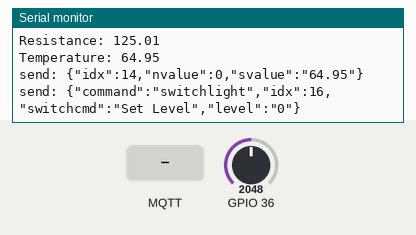
A program run on a simulated ESP32. On the bench: the last lines printed to the serial monitor. The test bench sets the inputs (shaded band); at power-on: GPIO 36 = 2048. WiFi joins after 1.5 s; servers stay silent unless stated; no MQTT or app messages arrive unless stated; not simulated (calls return 0 or success): secret.h.

Above: at 2.9 s.
3.0 s: MQTT message "1" arrives on the first subscribed topic
At 3.6 s:
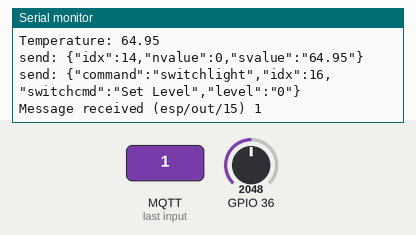
4.5 s: MQTT message "on" arrives on the first subscribed topic
At 4.69 s:
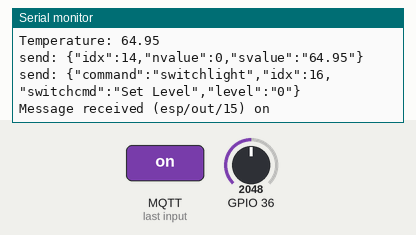
6.0 s: MQTT message "off" arrives on the first subscribed topic
At 6.6 s:
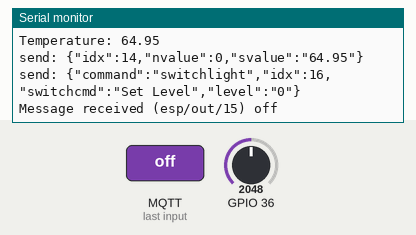
7.5 s: GPIO 36 set to 2177
At 8.5 s:
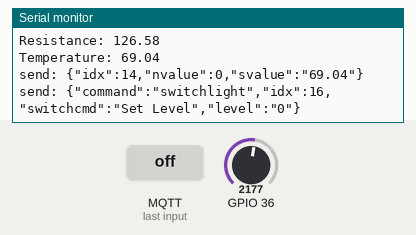
9.0 s: GPIO 36 set to 2097
At 10.1 s:
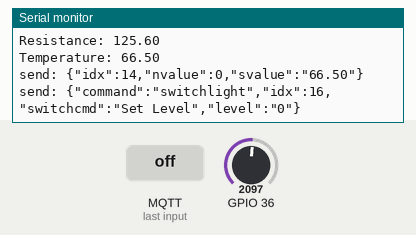
Timing chart, 0 to 11.5 s (numbered marks = the images above; inputs shaded):
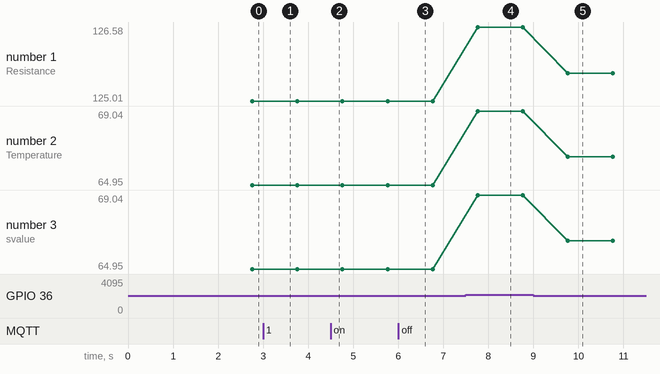

The program:

main.cpp
```cpp
#include <Arduino.h>
#include <WiFi.h>
#include <PubSubClient.h>
#include <ArduinoJson.h>
#include "secret.h"
#include "freertos/FreeRTOS.h"
#include "freertos/timers.h"

#define R_at_0 100.0 // resistance at 273.15 K
#define R_for_1 0.385 // resistance raise for each 1K
#define MAX_R 150 // max resistance for termistor - set to show how it works
#define DELAY 1 // in seconds

#define MQTT_SERVER "1.tcp.eu.ngrok.io"
#define MQTT_PORT 21589

float current_temperature;
float set_temperature = 2137.f;
int clima_heating_state = 0;
unsigned long long cpu_prev_time;


WiFiClient espClient;
PubSubClient client(espClient);

void reconnect() {
  // Loop until we're reconnected
  while (!client.connected()) {
    Serial.println("Attempting MQTT connection...");
    // Attempt to connect
    if (client.connect("", MQTT_USERNAME, MQTT_PASSWORD)) {
      Serial.print("connected as ");
      Serial.println(MQTT_USERNAME);
      client.subscribe("esp/out/15");
    } else {
      Serial.print("failed (");
      Serial.print(client.state());
      Serial.println(") trying again in 3 seconds ...");
      delay(3000);
    }
  }
}

float floatMap(float x, float in_min, float in_max, float out_min, float out_max) {
  return (x - in_min) * (out_max - out_min) / (in_max - in_min) + out_min;
}

void callback(char* topic, byte* payload, unsigned int length) {
  Serial.print("Message received (");
  Serial.print(topic);
  Serial.print(") ");
  for (int i = 0; i < length; ++i) {
    Serial.print((char)payload[i]);
  }
  Serial.println();

  // deserialize json
  StaticJsonDocument<244> document;
  deserializeJson(document, payload, length);

  // read values
  unsigned int idx = document["idx"];
  if(idx == 15) {
    set_temperature = document["svalue1"];
    Serial.println(set_temperature);
  }
}

void requestStateChange() {
  // publish state
  StaticJsonDocument<244> doc;
  doc["command"] = "switchlight";
  doc["idx"] = 16;
  doc["switchcmd"] = "Set Level";
  doc["level"] = String(clima_heating_state);
  char buffer[244];
  serializeJson(doc, buffer);
  client.publish("domoticz/in", buffer);
  Serial.print("send: ");
  Serial.println(buffer);
}

void requestTemperatureChange() {
  // publish state
  StaticJsonDocument<244> doc;
  char buffer[244];
  doc["idx"] = 14;
  doc["nvalue"] = 0;
  doc["svalue"] = String(current_temperature);
  serializeJson(doc, buffer);
  client.publish("domoticz/in", buffer);
  Serial.print("send: ");
  Serial.println(buffer);
}

void setup() {
  Serial.begin(115200);
  delay(256);
  Serial.println();
  Serial.print("Connecting to ");
  Serial.print(SSID);
  Serial.print(" ..");
  WiFi.begin(SSID, PASSWORD);
  while (WiFi.status() != WL_CONNECTED) {
    delay(500);
    Serial.print(".");
  }
  Serial.print("\nConnected to ");
  Serial.print(SSID);
  Serial.print(" as ");
  Serial.println(WiFi.localIP());

  client.setServer(MQTT_SERVER, MQTT_PORT);
  client.setCallback(callback);
  cpu_prev_time = esp_timer_get_time();
}

void loop() {
  if (cpu_prev_time + 1000000  * DELAY < esp_timer_get_time())
  {
    cpu_prev_time = esp_timer_get_time();
    int analogValue = analogRead(36);
    float resistance = floatMap(analogValue, 0, 4095, 100, MAX_R); // value 100 for debug purposes
    Serial.print("Resistance: ");
    Serial.println(resistance);
    float temperature = (resistance - R_at_0) / R_for_1;
    Serial.print("Temperature: ");
    Serial.println(temperature);
    current_temperature = temperature;
    requestTemperatureChange();
    if (set_temperature < 2137.f){
      if (set_temperature - current_temperature > 2.f){
        clima_heating_state = 10; //grzanie
      }
      else if (set_temperature - current_temperature < -2.f){
        clima_heating_state = 20; //chłodzenie
      }
      else if (clima_heating_state == 10){
        if (set_temperature - current_temperature < -1.f){
          clima_heating_state = 0; //wyłącz
        }
      }
      else if (clima_heating_state == 20){
        if (set_temperature - current_temperature > 1.f){
          clima_heating_state = 0; //wyłącz
        }
      }
    }
    requestStateChange();
  }

  if (!client.connected()) {
    reconnect();
  }
  client.loop();
}
```

Measured:
- after the input at 3.0 s, the serial monitor: prints a new line at once (image 1)
- after the input at 4.5 s, the serial monitor: prints a new line at once (image 2)
- after the input at 6.0 s, the serial monitor: prints a new line at once (image 3)
- after the input at 7.5 s, the serial monitor: prints a new line after 0.26 s (image 4)
- after the input at 9.0 s, the serial monitor: prints a new line after 0.76 s (image 5)
- plotted number 1: 125.01 → 126.58 after the input at 7.5 s, 126.58 → 125.6 after the input at 9.0 s
- plotted number 2: 64.95 → 69.04 after the input at 7.5 s, 69.04 → 66.5 after the input at 9.0 s
- plotted number 3: 64.95 → 69.04 after the input at 7.5 s, 69.04 → 66.5 after the input at 9.0 s
